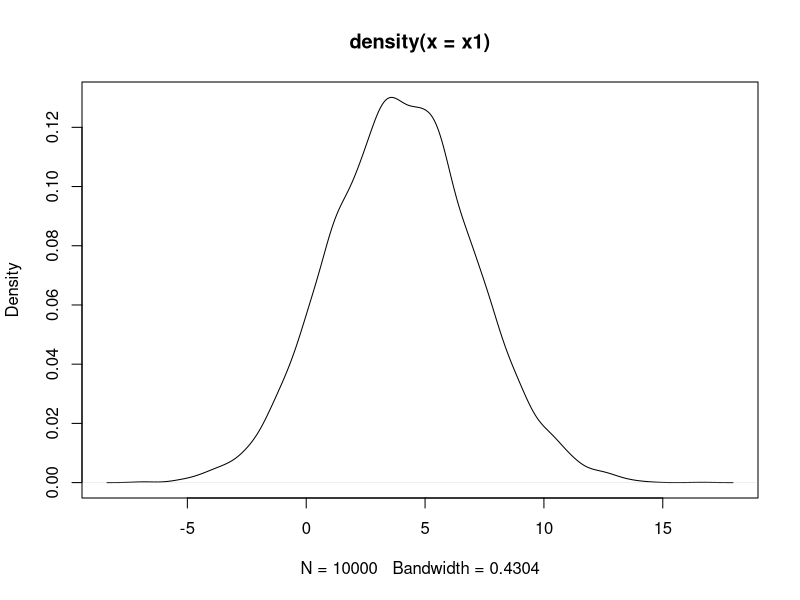
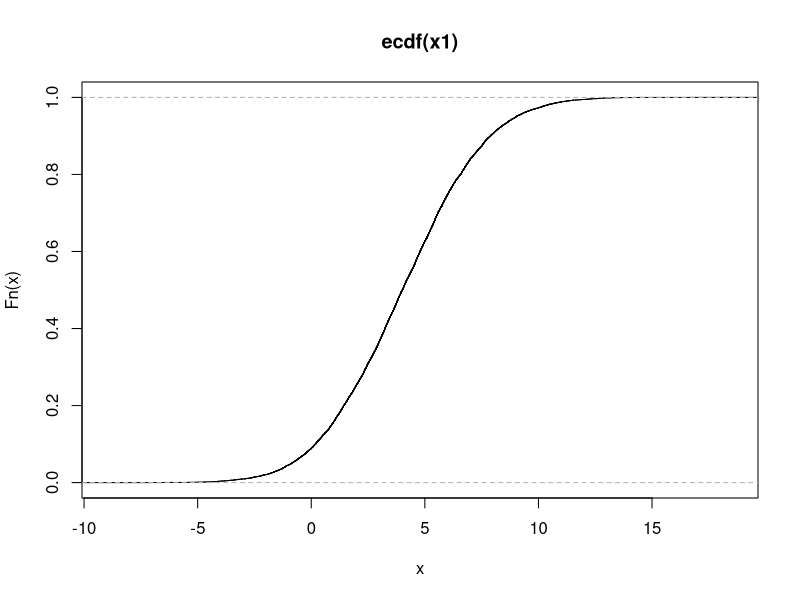
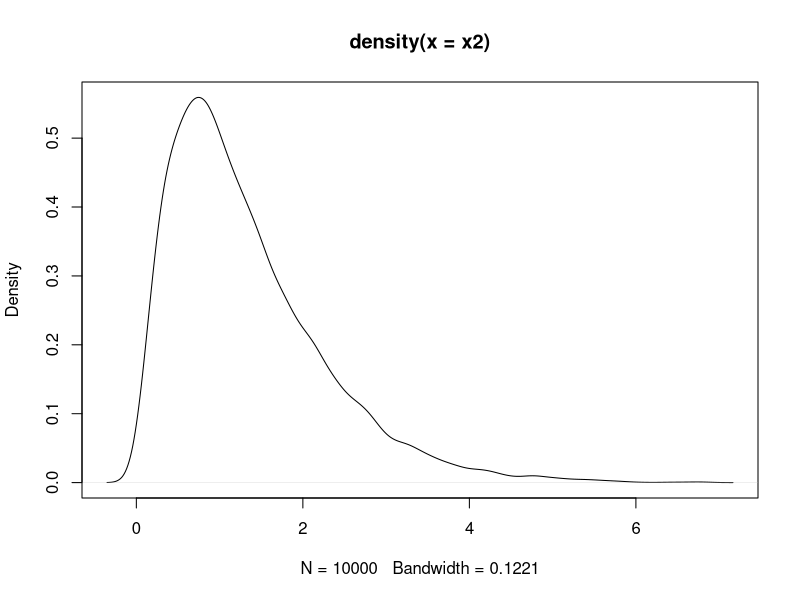
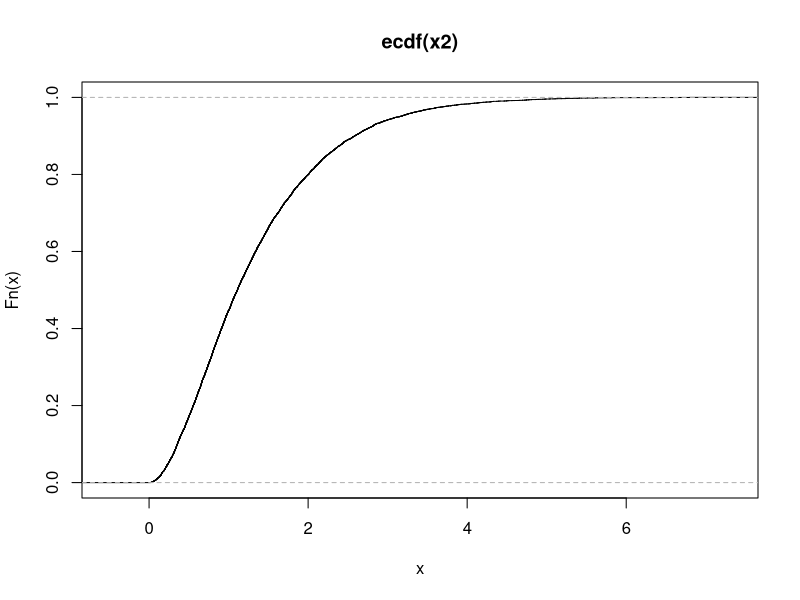
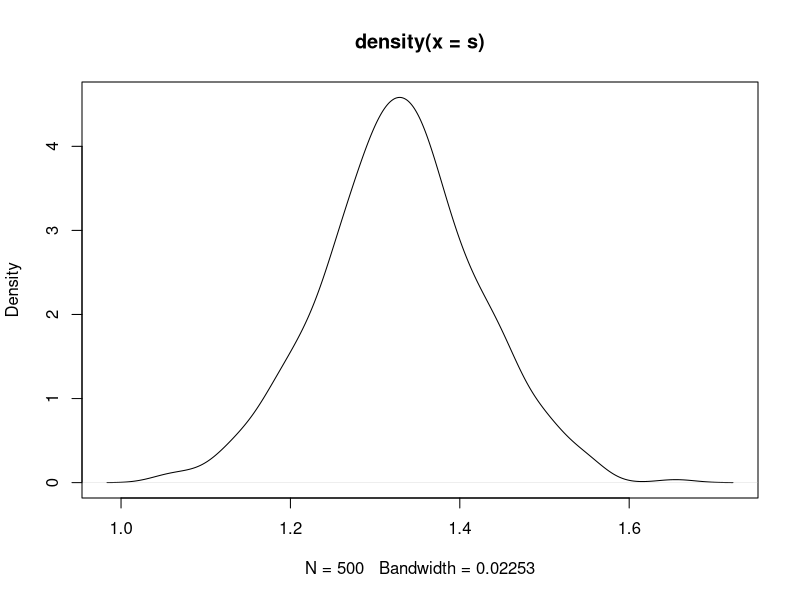
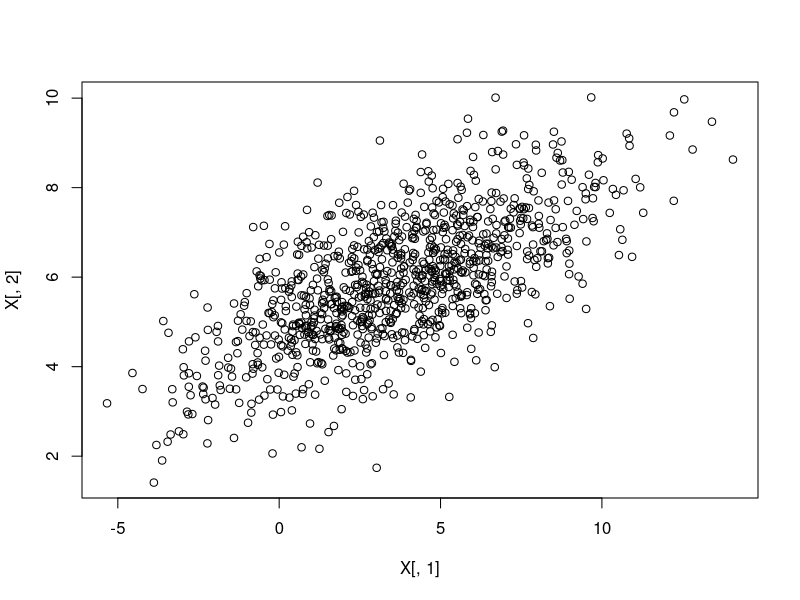
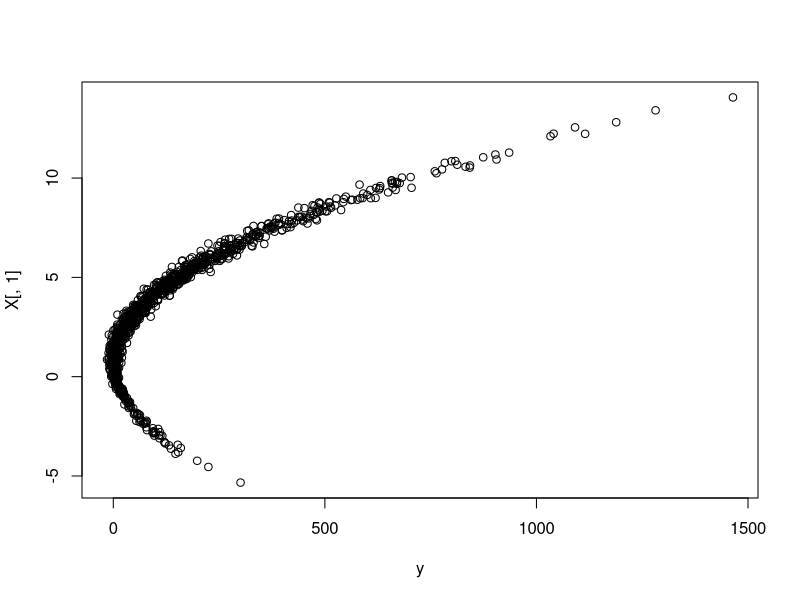
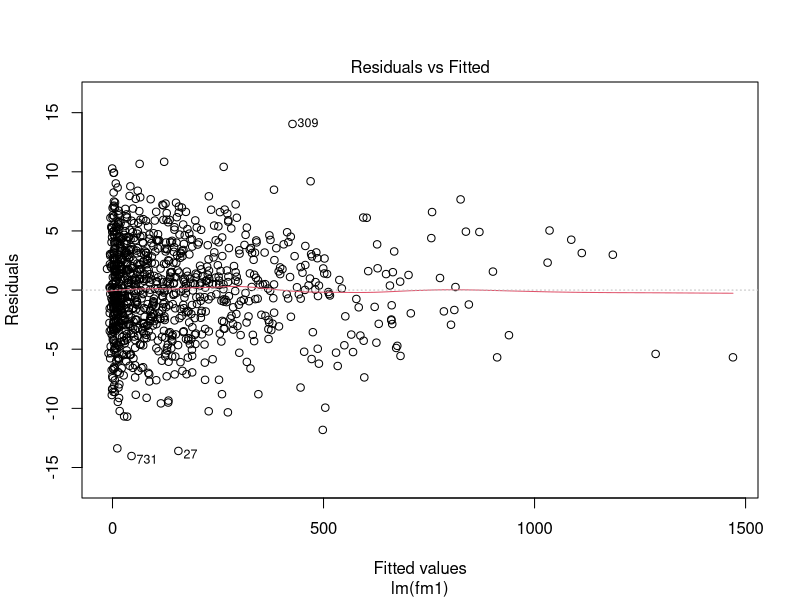

Source code (R) for these figures, in order:
# Objetivo de la clase de hoy: Clonar un proyecto, hacer fork, y realizar cambios.

# Determinar una distribucion de la verdadera poblacion
rm(list=ls())
x1 <- rnorm(10000, 4,3) 
plot(density(x1))

plot(ecdf(x1))

x2 <- rgamma(10000,2,1.5)

plot(density(x2))
plot(ecdf(x2))

# tomar muestras de la poblacion
s <- rep(0,500)
for(i in 1:500) {
  s[i] <- mean(sample(x2, 100))
}

plot(density(s))

# regresión, modelo
# instalar paquete MASS (install.packages("MASS"))
library(MASS)
rm(list=ls())

Sigma <- matrix(c(10,3,3,2),2,2)

X <- mvrnorm(n=1000, c(4,6), Sigma)
plot(X[,1],X[,2])

# modelo,(como modelador de los datos, conoces epsilon)
#como dato a considerar se sabe que la media de epsilon es 0
beta <- c(4,-2, 9, -3)
c <- 15
epsilon = rnorm(1000,0,4)
cuadrado <- X[,1]^2
interaccion <- X[,1]*X[,2]

X <- cbind(X, cuadrado, interaccion)

y <- c + X%*%beta + epsilon
fm1 <- y ~  X 
fm2 <- y ~  X[,1]
plot(y, X[,1])


reg1 <- lm(fm1)
summary(reg1)
#se puede aplicar un plot en las dos regresiones para 
#observar de mejor manera la dispersión de datos 
plot(reg1)

reg2 <- lm(fm2)
summary(reg2)
plot(reg2)
